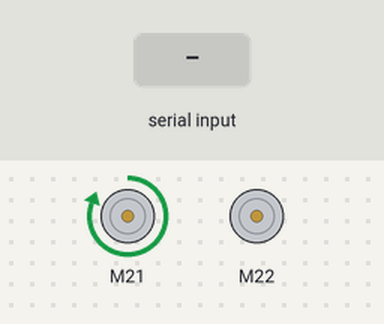
Bench run of a sketch on a simulated Arduino Uno, built with avr-gcc and run on an emulated ATmega328P. Parts: 2 × DC motor (green arrow = forward, orange = backward, longer = faster). Inputs (shaded band) come from the test bench. What the sketch prints to the serial monitor is not drawn.

Above: at 1.2 s.
1.3 s: "d" received over Serial
At 1.8 s:
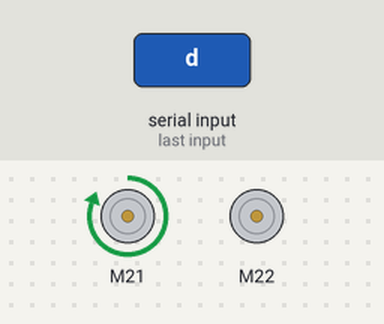
3.0 s: "u" received over Serial
At 3.12 s:
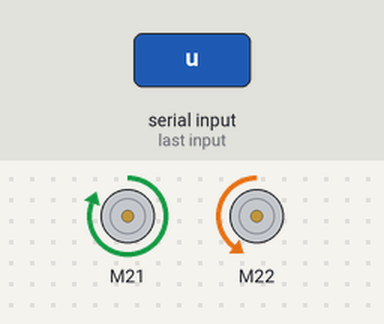
Timing chart, 0 to 6.0 s (numbered marks = the images above; inputs shaded):
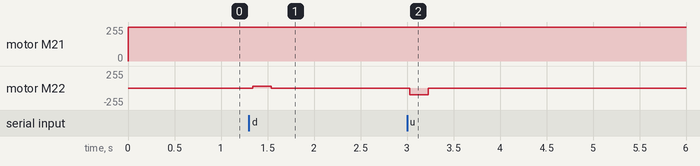

Measured:
- after the input at 1.3 s, motor M22: stopped → forward 30/255 at once, → stopped 0.20 s later
- after the input at 3.0 s, motor M22: stopped → backward 100/255 at once, → stopped 0.20 s later

The sketch:

fox.ino
```cpp
#include "MeMegaPi.h"

MeMegaPiDCMotor motor1(PORT1B);
MeMegaPiDCMotor motor2(PORT2B);
MeMegaPiDCMotor motor3(PORT3B);
MeMegaPiDCMotor motor4(PORT4B);

MeLineFollower lineFinder(PORT_8);

uint8_t motorMaxSpeed = 255;
uint8_t motorSpeed = 255;
uint8_t motorCarSpeed = 30;

char inputkey;

void setup()
{
  Serial.begin(9600);
}

void loop()
{
  motor3.run(motorSpeed);
  //  わたあめ棒の回転スピードはMaxではなく100程度にしておくと、わたあめの先端が禿げない
  lineTrace();
  changeHeight();
}


void lineTrace(){
  int sensorState = lineFinder.readSensors();
  switch(sensorState)
  {
    case S1_IN_S2_IN:
      Serial.println("Sensor 1 and 2 are inside of black line");
      break;
    case S1_IN_S2_OUT:
      Serial.println("Sensor 2 is outside of black line");
      motor2.run(motorCarSpeed);
        break;
    case S1_OUT_S2_IN:
      Serial.println("Sensor 1 is outside of black line");
      motor2.run(-motorCarSpeed);
        break;
    case S1_OUT_S2_OUT:
      Serial.println("Sensor 1 and 2 are outside of black line");
      motor2.stop();
       break;
    default:
      break;
  }
}

void changeHeight(){
  inputkey =Serial.read();
  if( inputkey !=-1){
    switch(inputkey){
      case 'd':
        downHeight();
        Serial.println("高さを上げる");
        break;
      case 'u':
        upHeight();
        Serial.println("高さを下げる");
        break;
    }
  }
}

void downHeight(){
  motor4.run(30);
  delay(200);
  motor4.stop();
}

void upHeight(){
  motor4.run(-100);
  delay(200);
  motor4.stop();
}
```
